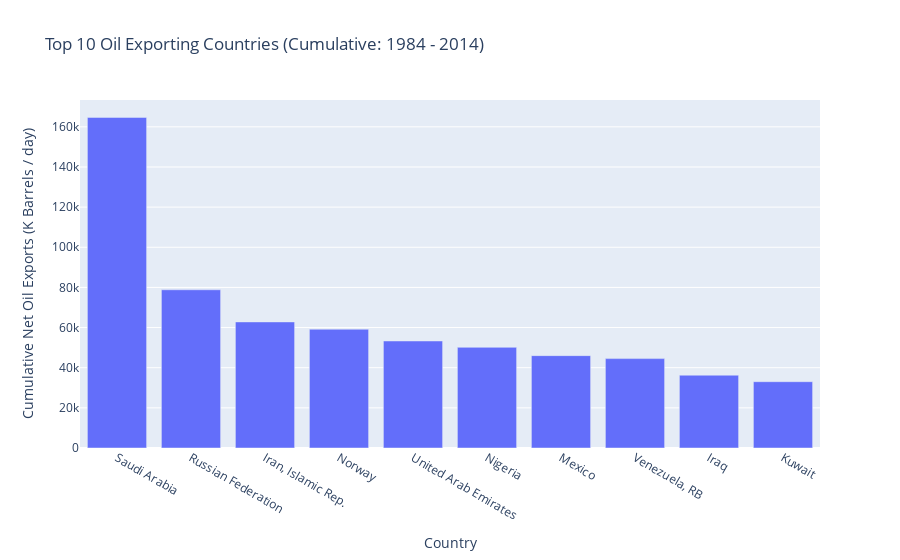

The code cell stored with this chart in its notebook:
### Code cell
# Top 10 oil exporters
fig = px.bar(df_oil_exp.head(10), x = 'cty_name', y = 'net_oil_exports', 
             title = 'Top 10 Oil Exporting Countries (Cumulative: 1984 - 2014)').update_layout(xaxis_title="Country", 
                                            yaxis_title="Cumulative Net Oil Exports (K Barrels / day)")
fig.show()

### Figure 1 — Plotly figure (JSON) as saved in the notebook; plotly's stock layout.template omitted (floating-point values rounded to 4 significant figures)
{"data": [{"alignmentgroup": "True", "hovertemplate": "cty_name=%{x}<br>net_oil_exports=%{y}<extra></extra>", "legendgroup": "", "marker": {"color": "#636efa", "pattern": {"shape": ""}}, "name": "", "offsetgroup": "", "orientation": "v", "showlegend": false, "textposition": "auto", "type": "bar", "x": ["Saudi Arabia", "Russian Federation", "Iran, Islamic Rep.", "Norway", "United Arab Emirates", "Nigeria", "Mexico", "Venezuela, RB", "Iraq", "Kuwait"], "xaxis": "x", "y": [164700.0, 78820.0, 62810.0, 59170.0, 53310.0, 50150.0, 46010.0, 44530.0, 36270.0, 33030.0], "yaxis": "y"}], "layout": {"barmode": "relative", "legend": {"tracegroupgap": 0}, "title": {"text": "Top 10 Oil Exporting Countries (Cumulative: 1984 - 2014)"}, "xaxis": {"anchor": "y", "domain": [0, 1], "title": {"text": "Country"}}, "yaxis": {"anchor": "x", "domain": [0, 1], "title": {"text": "Cumulative Net Oil Exports (K Barrels / day)"}}}}
